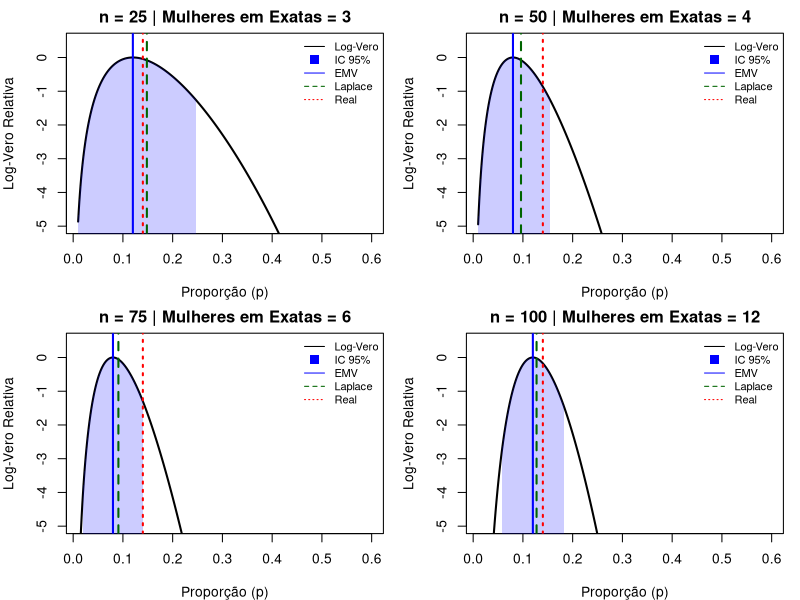

Generate this figure with R:
# 1. Preparação dos Dados
df <- read.csv("UFJF_observatorio_ingressantegrad.csv")
df_ativa <- subset(df, SITUACAO == "ATIVO")

# Agrupamento
exatas_eng <- c("CIÊNCIAS EXATAS E DA TERRA", "ENGENHARIAS")
df_ativa$AREA <- ifelse(df_ativa$GRANDEAREATEXTO %in% exatas_eng, "Exatas", "Outras")

# Parâmetro Populacional Real
p_real <- mean(df_ativa$AREA == "Exatas")

# 2. Configuração do Experimento
n_amostras <- c(25, 50, 75, 100)
par(mfrow=c(2,2), mar=c(4,4,2,1))

for(n in n_amostras) {
  set.seed(42) # Reprodutibilidade
  amostra <- sample(df_ativa$AREA, n)
  k <- sum(amostra == "Exatas")
  
  # Estimadores
  p_emv <- k / n
  p_laplace <- (k + 1) / (n + 2)
  
  # Grid e Log-Verossimilhança
  p_grid <- seq(0.01, 0.6, length.out=500)
  log_vero <- k*log(p_grid) + (n-k)*log(1-p_grid)
  log_vero_rel <- log_vero - max(log_vero) # Normalizando o pico em 0
  
  # Plot
  plot(p_grid, log_vero_rel, type="l", lwd=2, 
       main=paste("n =", n, "| Mulheres em Exatas =", k),
       xlab="Proporção (p)", ylab="Log-Vero Relativa", ylim=c(-5, 0.5))
  
  # Intervalo de Confiança (Wald)
  se <- sqrt(p_emv * (1 - p_emv) / n)
  ic <- c(max(0, p_emv - 1.96*se), min(1, p_emv + 1.96*se))
  
  # Sombreado do IC
  grid_ic <- p_grid[p_grid >= ic[1] & p_grid <= ic[2]]
  poly_y <- log_vero_rel[p_grid >= ic[1] & p_grid <= ic[2]]
  polygon(c(grid_ic, rev(grid_ic)), c(poly_y, rep(-10, length(grid_ic))), 
          col=rgb(0,0,1,0.2), border=NA)
  
  # Linhas dos Estimadores
  abline(v = p_emv, col="blue", lwd=2, label="EMV")
  abline(v = p_laplace, col="darkgreen", lwd=2, lty=2)
  abline(v = p_real, col="red", lwd=2, lty=3)
  
  legend("topright", legend=c("Log-Vero", "IC 95%", "EMV", "Laplace", "Real"),
         col=c("black", "blue", "blue", "darkgreen", "red"),
         lty=c(1, NA, 1, 2, 3), pch=c(NA, 15, NA, NA, NA), 
         pt.cex=1.5, bty="n", cex=0.8)
}
